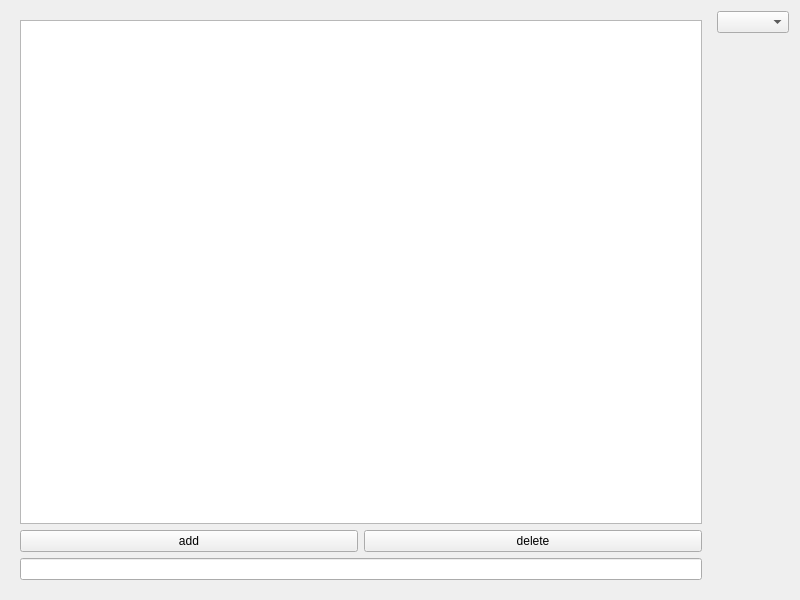
<?xml version="1.0" encoding="UTF-8"?>
<ui version="4.0">
 <class>Widget</class>
 <widget class="QWidget" name="Widget">
  <property name="geometry">
   <rect>
    <x>0</x>
    <y>0</y>
    <width>800</width>
    <height>600</height>
   </rect>
  </property>
  <property name="windowTitle">
   <string>Widget</string>
  </property>
  <layout class="QHBoxLayout" name="horizontalLayout_4">
   <item>
    <layout class="QHBoxLayout" name="horizontalLayout_3">
     <item>
      <widget class="QStackedWidget" name="stackedWidget">
       <widget class="QWidget" name="page">
        <layout class="QHBoxLayout" name="horizontalLayout_2">
         <item>
          <layout class="QVBoxLayout" name="verticalLayout">
           <item>
            <widget class="QListWidget" name="listWidget"/>
           </item>
           <item>
            <layout class="QGridLayout" name="gridLayout">
             <item row="1" column="0" colspan="2">
              <widget class="QLineEdit" name="lineEdit"/>
             </item>
             <item row="0" column="1">
              <widget class="QPushButton" name="pushButton_2">
               <property name="text">
                <string>delete</string>
               </property>
              </widget>
             </item>
             <item row="0" column="0">
              <widget class="QPushButton" name="pushButton">
               <property name="text">
                <string>add</string>
               </property>
              </widget>
             </item>
            </layout>
           </item>
          </layout>
         </item>
        </layout>
       </widget>
       <widget class="QWidget" name="page_2">
        <layout class="QHBoxLayout" name="horizontalLayout">
         <item>
          <layout class="QVBoxLayout" name="verticalLayout_2">
           <item>
            <widget class="QListWidget" name="listWidget_2"/>
           </item>
           <item>
            <layout class="QGridLayout" name="gridLayout_2">
             <item row="0" column="0">
              <widget class="QPushButton" name="pushButton_3">
               <property name="text">
                <string>add</string>
               </property>
              </widget>
             </item>
             <item row="0" column="2">
              <widget class="QPushButton" name="pushButton_5">
               <property name="text">
                <string>delete</string>
               </property>
              </widget>
             </item>
             <item row="0" column="1">
              <widget class="QPushButton" name="pushButton_4">
               <property name="text">
                <string>add to end</string>
               </property>
              </widget>
             </item>
             <item row="1" column="0" colspan="3">
              <widget class="QLineEdit" name="lineEdit_2"/>
             </item>
            </layout>
           </item>
          </layout>
         </item>
        </layout>
       </widget>
      </widget>
     </item>
     <item>
      <layout class="QVBoxLayout" name="verticalLayout_3">
       <item>
        <widget class="QComboBox" name="comboBox"/>
       </item>
       <item>
        <spacer name="verticalSpacer">
         <property name="orientation">
          <enum>Qt::Vertical</enum>
         </property>
         <property name="sizeHint" stdset="0">
          <size>
           <width>20</width>
           <height>40</height>
          </size>
         </property>
        </spacer>
       </item>
      </layout>
     </item>
    </layout>
   </item>
  </layout>
 </widget>
 <resources/>
 <connections/>
</ui>
